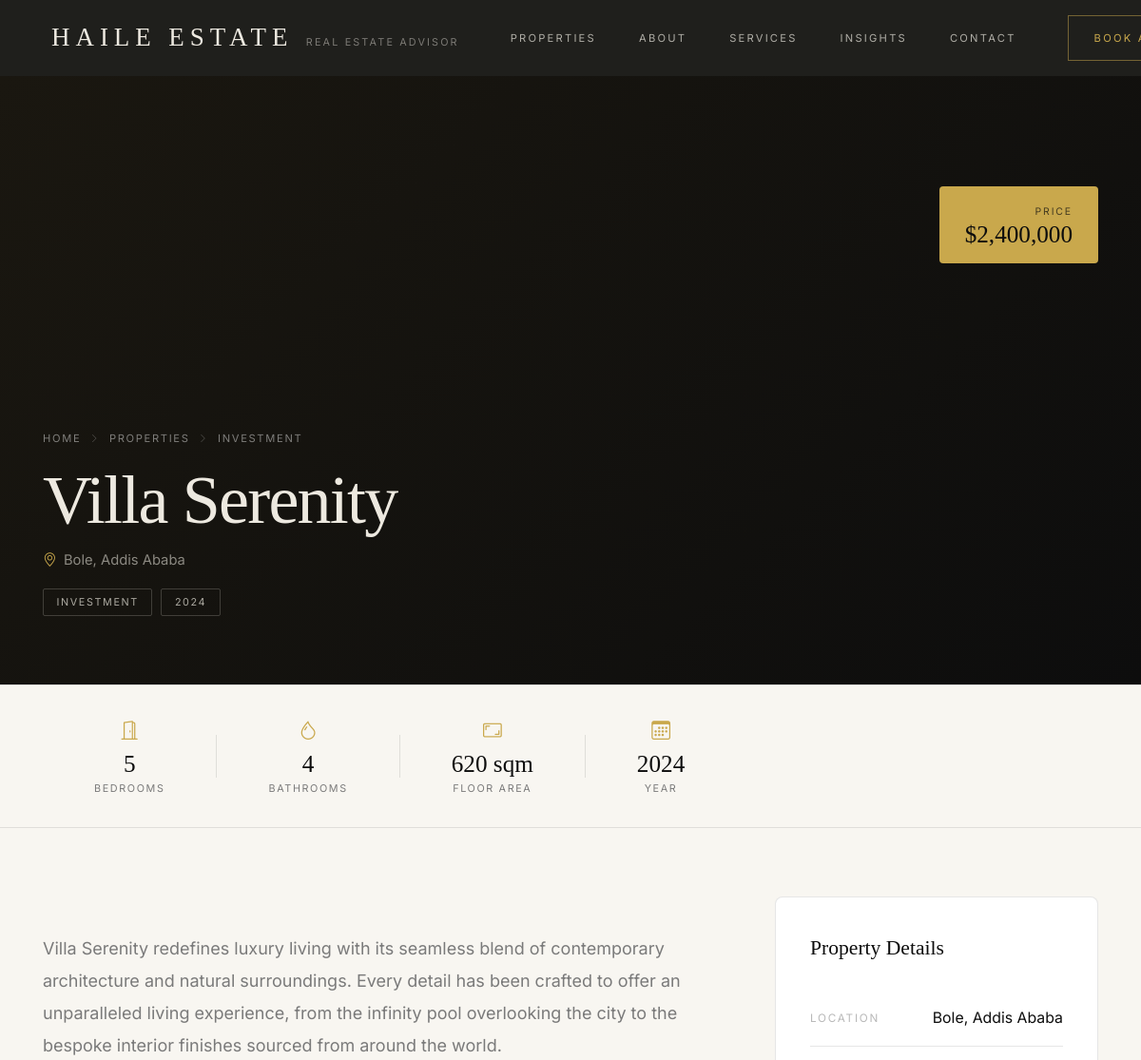
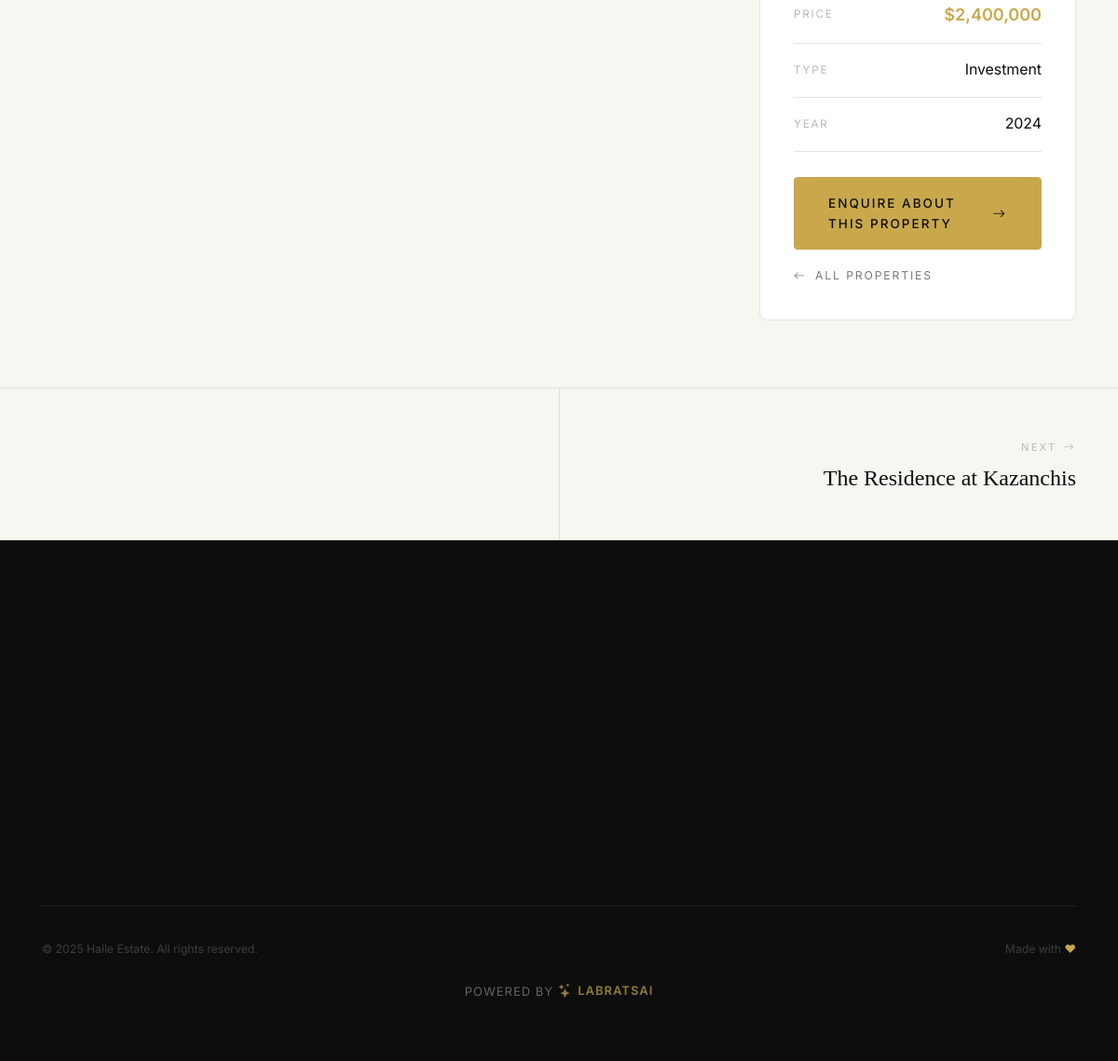
Screenshot of /property?slug=villa-serenity with the database file from the repository (2 pictures, top to bottom).
### tables this page shows
CREATE TABLE `projects` (
  `id` int(11) NOT NULL AUTO_INCREMENT,
  `category_id` int(11) DEFAULT NULL,
  `client_id` int(11) DEFAULT NULL,
  `title` varchar(200) NOT NULL,
  `slug` varchar(220) NOT NULL,
  `short_description` varchar(300) DEFAULT NULL,
  `description` text DEFAULT NULL,
  `year` year DEFAULT NULL,
  `cover_image` varchar(255) DEFAULT NULL,
  `featured` tinyint(1) NOT NULL DEFAULT 0,
  `favorite` tinyint(1) NOT NULL DEFAULT 0,
  `status` enum('published','draft') NOT NULL DEFAULT 'draft',
  `display_order` int(11) NOT NULL DEFAULT 0,
  `location` varchar(200) DEFAULT NULL,
  `price` varchar(100) DEFAULT NULL,
  `bedrooms` int(11) DEFAULT NULL,
  `bathrooms` int(11) DEFAULT NULL,
  `area` varchar(100) DEFAULT NULL,
  `created_at` datetime NOT NULL DEFAULT CURRENT_TIMESTAMP,
  `updated_at` datetime NOT NULL DEFAULT CURRENT_TIMESTAMP ON UPDATE CURRENT_TIMESTAMP,
  PRIMARY KEY (`id`),
  UNIQUE KEY `slug` (`slug`),
  KEY `category_id` (`category_id`),
  KEY `client_id` (`client_id`),
  CONSTRAINT `fk_project_category` FOREIGN KEY (`category_id`) REFERENCES `categories` (`id`) ON DELETE SET NULL,
  CONSTRAINT `fk_project_client` FOREIGN KEY (`client_id`) REFERENCES `clients` (`id`) ON DELETE SET NULL
);

CREATE TABLE `categories` (
  `id` int(11) NOT NULL AUTO_INCREMENT,
  `name` varchar(100) NOT NULL,
  `slug` varchar(120) NOT NULL,
  `description` varchar(300) DEFAULT NULL,
  `image` varchar(255) DEFAULT NULL,
  `display_order` int(11) NOT NULL DEFAULT 0,
  `created_at` datetime NOT NULL DEFAULT CURRENT_TIMESTAMP,
  PRIMARY KEY (`id`),
  UNIQUE KEY `slug` (`slug`)
);

CREATE TABLE `settings` (
  `id` int(11) NOT NULL AUTO_INCREMENT,
  `setting_key` varchar(100) NOT NULL,
  `setting_value` text DEFAULT NULL,
  `updated_at` datetime NOT NULL DEFAULT CURRENT_TIMESTAMP ON UPDATE CURRENT_TIMESTAMP,
  PRIMARY KEY (`id`),
  UNIQUE KEY `setting_key` (`setting_key`)
);

### includes/database.php (called while the page is built, shortened)
<?php
function db(): PDO {
    static $pdo = null;
    if ($pdo === null) {
        $dsn = 'mysql:host=' . DB_HOST . ';dbname=' . DB_NAME . ';charset=' . DB_CHARSET;
        $pdo = new PDO($dsn, DB_USER, DB_PASS, [
            PDO::ATTR_ERRMODE            => PDO::ERRMODE_EXCEPTION,
            PDO::ATTR_DEFAULT_FETCH_MODE => PDO::FETCH_ASSOC,
            PDO::ATTR_EMULATE_PREPARES   => false,
        ]);
    }
    return $pdo;
}

### includes/functions.php (called while the page is built, shortened)
<?php
require_once __DIR__ . '/database.php';
function e(string $s): string {
    return htmlspecialchars($s, ENT_QUOTES | ENT_SUBSTITUTE, 'UTF-8');
}
function getSetting(string $key, string $default = ''): string {
    static $cache = [];
    if (!isset($cache[$key])) {
        $st = db()->prepare('SELECT setting_value FROM settings WHERE setting_key = ?');
        $st->execute([$key]);
        $row = $st->fetch();
        $cache[$key] = $row ? (string)$row['setting_value'] : $default;
    }
    return $cache[$key];
}
function getProjectBySlug(string $slug): ?array {
    $st = db()->prepare('SELECT p.*, c.name AS category_name, c.slug AS category_slug, cl.name AS client_name
        FROM projects p
        LEFT JOIN categories c ON p.category_id = c.id
        LEFT JOIN clients cl ON p.client_id = cl.id
        WHERE p.slug = ? AND p.status = "published"');
    $st->execute([$slug]);
    return $st->fetch() ?: null;
}
function getAdjacentProjects(int $projectId, int $order): array {
    $prev = db()->prepare('SELECT id, title, slug, cover_image FROM projects WHERE status="published" AND display_order < ? ORDER BY display_order DESC LIMIT 1');
    $prev->execute([$order]);
    $next = db()->prepare('SELECT id, title, slug, cover_image FROM projects WHERE status="published" AND display_order > ? ORDER BY display_order ASC LIMIT 1');
    $next->execute([$order]);
    return ['prev' => $prev->fetch() ?: null, 'next' => $next->fetch() ?: null];
}

### property.php (the view, shortened to what this page needs)
<?php
require_once __DIR__ . '/includes/functions.php';
$slug = trim($_GET['slug'] ?? '');
$project = getProjectBySlug($slug);
$adjacent = getAdjacentProjects($project['id'], $project['display_order']);
include __DIR__ . '/includes/header.php';
?>
<div class="property-page">
<div class="property-hero">
    <?php if ($project['cover_image']): ?>
    <div class="property-hero-bg">
        <img src="<?= e(assetUrl($project['cover_image'])) ?>" alt="<?= e($project['title']) ?>">
        <div class="property-hero-overlay"></div>
    </div>
    <?php else: ?>
    <div class="property-hero-bg property-hero-bg--empty"></div>
    <?php endif; ?>
    <div class="property-hero-content">
        <nav class="property-breadcrumb">
            <a href="<?= BASE_URL ?>/">Home</a>
            <i class="bi bi-chevron-right"></i>
            <a href="<?= BASE_URL ?>/#properties">Properties</a>
            <?php if ($project['category_name']): ?>
            <i class="bi bi-chevron-right"></i>
            <span><?= e($project['category_name']) ?></span>
            <?php endif; ?>
        </nav>
        <h1 class="property-hero-title"><?= e($project['title']) ?></h1>
        <?php if (!empty($project['location'])): ?>
        <p class="property-hero-location"><i class="bi bi-geo-alt"></i> <?= e($project['location']) ?></p>
        <?php endif; ?>
        <div class="property-hero-tags">
            <?php if ($project['category_name']): ?>
            <span class="property-tag"><?= e($project['category_name']) ?></span>
            <?php endif; ?>
            <?php if ($project['year']): ?>
            <span class="property-tag"><?= e($project['year']) ?></span>
            <?php endif; ?>
        </div>
    </div>
    <?php if (!empty($project['price'])): ?>
    <div class="property-price-badge">
        <span class="property-price-label">Price</span>
        <span class="property-price-value"><?= e($project['price']) ?></span>
    </div>
    <?php endif; ?>
</div>
<?php if (!empty($project['bedrooms']) || !empty($project['bathrooms']) || !empty($project['area'])): ?>
<div class="property-specs-bar">
    <div class="property-specs-inner">
        <?php if (!empty($project['bedrooms'])): ?>
        <div class="property-spec">
            <i class="bi bi-door-open"></i>
            <span class="property-spec-val"><?= e($project['bedrooms']) ?></span>
            <span class="property-spec-label">Bedrooms</span>
        </div>
        <?php endif; ?>
        <?php if (!empty($project['bathrooms'])): ?>
        <div class="property-spec">
            <i class="bi bi-droplet"></i>
            <span class="property-spec-val"><?= e($project['bathrooms']) ?></span>
            <span class="property-spec-label">Bathrooms</span>
        </div>
        <?php endif; ?>
        <?php if (!empty($project['area'])): ?>
        <div class="property-spec">
            <i class="bi bi-aspect-ratio"></i>
            <span class="property-spec-val"><?= e($project['area']) ?></span>
            <span class="property-spec-label">Floor Area</span>
        </div>
        <?php endif; ?>
        <?php if ($project['year']): ?>
        <div class="property-spec">
            <i class="bi bi-calendar3"></i>
            <span class="property-spec-val"><?= e($project['year']) ?></span>
            <span class="property-spec-label">Year</span>
        </div>
        <?php endif; ?>
    </div>
</div>
<?php endif; ?>
<div class="property-body">
    <div class="property-body-inner">
        <div class="property-body-main">
            <?php if ($project['description'] || $project['short_description']): ?>
            <div class="property-desc-wrap">
                <div class="property-desc">
                    <?php
                    $desc = $project['description'] ?: $project['short_description'];
                    foreach (array_filter(explode("\n", $desc)) as $para):
                        $para = trim($para);
                        if ($para) echo '<p>' . e($para) . '</p>';
                    endforeach;
                    ?>
                </div>
            </div>
            <?php endif; ?>
            <div class="property-sidebar">
                <div class="property-sidebar-card">
                    <p class="property-sidebar-title">Property Details</p>
                    <?php if (!empty($project['location'])): ?>
                    <div class="property-sidebar-row">
                        <span class="property-sidebar-label">Location</span>
                        <span class="property-sidebar-value"><?= e($project['location']) ?></span>
                    </div>
                    <?php endif; ?>
                    <?php if (!empty($project['price'])): ?>
                    <div class="property-sidebar-row">
                        <span class="property-sidebar-label">Price</span>
                        <span class="property-sidebar-value property-sidebar-price"><?= e($project['price']) ?></span>
                    </div>
                    <?php endif; ?>
                    <?php if ($project['category_name']): ?>
                    <div class="property-sidebar-row">
                        <span class="property-sidebar-label">Type</span>
                        <span class="property-sidebar-value"><?= e($project['category_name']) ?></span>
                    </div>
                    <?php endif; ?>
                    <?php if ($project['year']): ?>
                    <div class="property-sidebar-row">
                        <span class="property-sidebar-label">Year</span>
                        <span class="property-sidebar-value"><?= e($project['year']) ?></span>
                    </div>
                    <?php endif; ?>
                    <a href="<?= BASE_URL ?>/#contact" class="btn-primary btn-primary--full" style="margin-top:1.5rem;">
                        Enquire About This Property <i class="bi bi-arrow-right"></i>
                    </a>
                    <a href="<?= BASE_URL ?>/#properties" class="property-back-link">
                        <i class="bi bi-arrow-left"></i> All Properties
                    </a>
                </div>
            </div>
        </div>
    </div>
</div>
<nav class="property-nav">
    <?php if ($adjacent['prev']): ?>
    <a href="<?= BASE_URL ?>/property?slug=<?= e($adjacent['prev']['slug']) ?>" class="property-nav-item">
        <span class="property-nav-dir"><i class="bi bi-arrow-left"></i> Previous</span>
        <span class="property-nav-title"><?= e($adjacent['prev']['title']) ?></span>
        <?php if ($adjacent['prev']['cover_image']): ?>
        <img src="<?= e(assetUrl($adjacent['prev']['cover_image'])) ?>" alt="" class="property-nav-thumb" loading="lazy">
        <?php endif; ?>
    </a>
    <?php else: ?><div></div><?php endif; ?>
    <?php if ($adjacent['next']): ?>
    <a href="<?= BASE_URL ?>/property?slug=<?= e($adjacent['next']['slug']) ?>" class="property-nav-item property-nav-item--next">
        <span class="property-nav-dir">Next <i class="bi bi-arrow-right"></i></span>
        <span class="property-nav-title"><?= e($adjacent['next']['title']) ?></span>
    </a>
    <?php else: ?><div></div><?php endif; ?>
</nav>
</div>
<?php include __DIR__ . '/includes/footer.php'; ?>

### includes/header.php (shortened to what this page needs)
<?php
require_once __DIR__ . '/functions.php';
$siteTitle  = getSetting('site_title', 'Haile Estate');
$siteLogo   = getSetting('site_logo');
$favicon    = getSetting('favicon');
?>
<!DOCTYPE html>
<html lang="en" data-theme="light">
<head>
<meta name="description" content="<?= e(getSetting('site_description')) ?>">
<link rel="stylesheet" href="https://cdn.jsdelivr.net/npm/bootstrap-icons@1.11.3/font/bootstrap-icons.min.css">
<link rel="stylesheet" href="<?= BASE_URL ?>/assets/css/public.css">
<?php $heroBg = getSetting('hero_bg_image',''); if ($heroBg): ?>
<link rel="preload" as="image" href="<?= e(assetUrl($heroBg)) ?>" fetchpriority="high">
<?php endif; ?>
</head>
<body style="margin:0;padding:0">
<header class="site-nav" id="siteNav">
    <div class="nav-inner">
        <a href="<?= BASE_URL ?>/" class="nav-logo">
            <?php if ($siteLogo): ?>
            <img src="<?= e(assetUrl($siteLogo)) ?>" alt="<?= e($siteTitle) ?>" class="nav-logo-img">
            <?php else: ?>
            <span class="logo-wordmark"><?= e($siteTitle) ?></span>
            <?php endif; ?>
            <span class="logo-sub">Real Estate Advisor</span>
        </a>
        <nav class="nav-links" id="navLinks">
            <a href="<?= BASE_URL ?>/#properties">Properties</a>
            <a href="<?= BASE_URL ?>/#about">About</a>
            <a href="<?= BASE_URL ?>/#services">Services</a>
            <a href="<?= BASE_URL ?>/#insights">Insights</a>
            <a href="<?= BASE_URL ?>/#contact">Contact</a>
        </nav>
        <div class="nav-right">
            <a href="<?= BASE_URL ?>/#contact" class="nav-book-btn">Book a Consultation</a>
        </div>
    </div>
</header>

### includes/footer.php (shortened to what this page needs)
<footer class="site-footer">
    <div class="footer-inner">
        <div class="footer-top">
                <span class="footer-tagline"><?= e(getSetting('designer_title','Real Estate Advisor')) ?></span>
        </div>
        <div class="footer-bottom">
            <span class="footer-copy"><?= e(getSetting('copyright_text','© 2026 Haile Real Estate Advisor. All Rights Reserved.')) ?></span>
            <span class="footer-made">Made with <span class="footer-heart">♥</span></span>
        </div>
        <div class="footer-powered">Powered by <a href="mailto:sayhi@akiyacrm.com" class="footer-powered-link"><i class="bi bi-stars"></i><span>labratsai</span></a></div>
    </div>
</footer>
</body>
</html>

### rows the page displays
projects: category.name "INVESTMENT", title "Villa Serenity", location "Bole, Addis Ababa", year "2024", price "$2,400,000", bedrooms "5", bathrooms "4", area "620 sqm", description "Villa Serenity redefines luxury living with its seamless blend of contemporary architecture and natural surroundings. Every detail has been crafted to offer an unparalleled living experience, from the infinity pool overlooking the city to the bespoke interior finishes sourced from around the world.", category.name "Investment"
projects: title "The Residence at Kazanchis"
settings: setting_value "© 2025 Haile Estate. All rights reserved."

### other values shown
$siteTitle "HAILE ESTATE"
